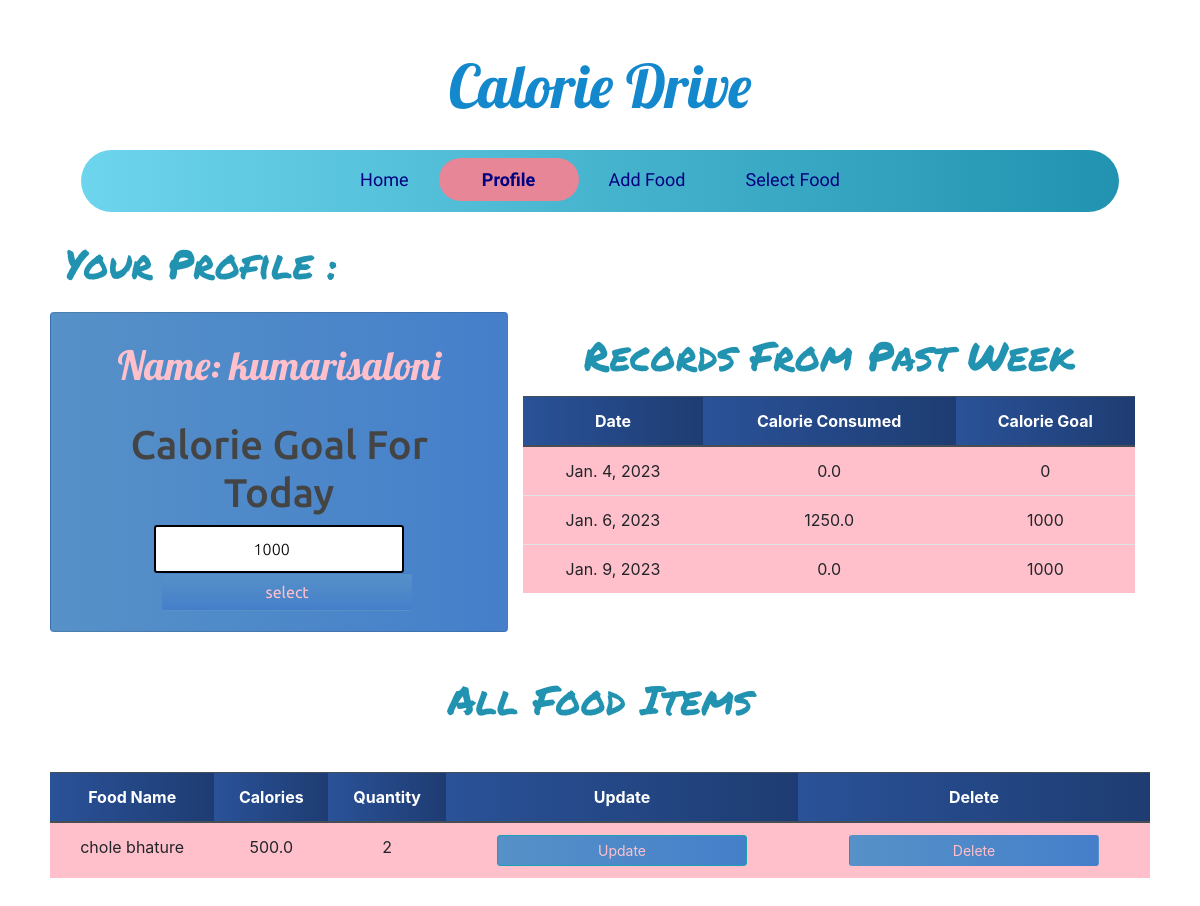
/profile/ (signed in), run on the app's committed database.
### calories/models.py (models this page shows, shortened)
class Profile(models.Model):
	person_of = models.ForeignKey(User,null=True,on_delete=models.CASCADE)
	calorie_count = models.FloatField(default=0,null=True,blank=True)
	food_selected = models.ForeignKey(Food,on_delete=models.CASCADE,null=True,blank=True)
	quantity = models.FloatField(default=0)
	total_calorie = models.FloatField(default=0,null=True)
	date = models.DateField(auto_now_add = True)
	calorie_goal = models.PositiveIntegerField(default=0)
	all_food_selected_today = models.ManyToManyField(Food,through='PostFood',related_name='inventory')

class Food(models.Model):
	name = models.CharField(max_length=200 ,null=False)
	quantity = models.PositiveIntegerField(null=False,default=0)
	calorie = models.FloatField(null=False,default=0)
	person_of = models.ForeignKey(User,null=True,on_delete=models.CASCADE)

### calories/views.py (the view)
# urls.py: path('profile/',ProfilePage,name='profile'),
@login_required
def ProfilePage(request):
	person = Profile.objects.filter(person_of=request.user).last()
	food_items = Food.objects.filter(person_of=request.user)
	form = ProfileForm(instance=person)
	if request.method == 'POST':
		form = ProfileForm(request.POST,instance=person)
		if form.is_valid():
			form.save()
			return redirect('profile')
	else:
		form = ProfileForm(instance=person)
	some_day_last_week = timezone.now().date() -timedelta(days=7)
	records=Profile.objects.filter(date__gte=some_day_last_week,date__lt=timezone.now().date(),person_of=request.user)
	context = {'form':form,'food_items':food_items,'records':records}
	return render(request, 'profile.html',context)

### calories/forms.py
class ProfileForm(forms.ModelForm):
	class Meta:
		model = Profile
		fields = ('calorie_goal',)

### templates/profile.html (shortened to what this page needs)
{% extends 'base.html' %}
{% block content %}
<div class="container-fluid">
    <h1 class="headline">Your Profile :</h1>
        <div class="row mt-4 mb-4">
            <div class="col-lg-5 card card-body">
            <div class="app-title">
                <h1 class="text-center profile-text mt-2">Name: {{ request.user }} </h1>
            </div>
            <form method="POST" action="" class="login-form pt-4">
                {% for field in form %}
                <h1>Calorie Goal For Today</h1>
                {{ field }}
                {% endfor %}
                <input class="btn login_btn profile-submit ml-3" type="submit" value="select">
            </form>
        </div>
        <div class="col-lg-7">
        <h1 class="text-center headline pb-2">Records From Past Week</h1>
        <table class="table text-center">
            <thead class="thead-dark">
                <tr>
                    <th scope="col">Date</th>
                    <th scope="col">Calorie Consumed</th>
                    <th scope="col">Calorie Goal</th>
                </tr>
            </thead>
            <tbody>
                {% for record in records %}
                <tr>
                    <td>{{ record.date }}</td>
                    <td>{{ record.total_calorie }}</td>
                    <td>{{ record.calorie_goal }}</td>
                </tr>
                {% endfor %}
            </tbody>
        </table>
    </div>
     </div>
    <h1 class="text-center headline">All Food Items</h1>
     <div class="row mt-5">
      <table class="table text-center">
            <thead class="thead-dark">
                <tr>
                    <th scope="col">Food Name</th>
                    <th scope="col">Calories</th>
                    <th scope="col">Quantity</th>
                    <th scope="col">Update</th>
                    <th scope="col">Delete</th>
                </tr>
            </thead>
            <tbody>
                {% for food in food_items %}
                <tr>
                    <td>{{ food.name }}</td>
                    <td>{{ food.calorie }}</td>
                    <td>{{ food.quantity }}</td>
                    <td><a class="btn btn-sm btn-info" href="{% url 'update_food' food.id %}">Update</a></td>
                    <td><a class="btn btn-sm " href="{% url 'delete_food' food.id %}">Delete</a></td>
                </tr>
                {% endfor %}
            </tbody>
        </table>
    </div>
</div>
{% endblock content %}

### templates/base.html (shortened to what this page needs)
<!DOCTYPE html>
{% load static %}
<html>
<head>
	<link href="{% static 'css/base.css' %}" rel="stylesheet">
	<link rel="stylesheet" href="https://stackpath.bootstrapcdn.com/bootstrap/4.5.2/css/bootstrap.min.css">
</head>
<body>
  <a href={% url "home" %}><h1 class="logo text-center">Calorie Drive</h1></a>
<nav id="navbar-primary" class="navbar navbar-expand-lg navbar-default active" role="navigation">
 <div class="container">
            <div class="collapse navbar-collapse" id="resNav">
            <ul class="navbar-nav justify-content-center">
              {% with url_name=request.resolver_match.url_name %}
              <li class="nav-item"><a class="nav-link  {% if url_name == 'home' %} active{% endif %}" href={% url "home" %}>Home</a></li>
              <li class="nav-item"><a class="nav-link {% if url_name == 'profile' %} active{% endif %}" href={% url "profile" %}>Profile</a></li>
              <li class="nav-item"><a class="nav-link {% if url_name == 'add_food' %} active{% endif %}" href={% url "add_food" %}>Add Food</a></li>
              <li class="nav-item"><a class="nav-link {% if url_name == 'select_food' %} active{% endif %}" href={% url "select_food" %}>Select Food</a></li>
              {% endwith %}
            </ul>
            </div>
 </div>
</nav>
        {% block content %}
        {% endblock content %}
</body>
</html>

### static/css/base.css (style rules this page uses)
a { text-decoration:none !important; }
.logo { font-family: 'Lobster', cursive; padding-top:0px; padding-bottom:12px; font-size: 60px; color: #1488CC; color: -webkit-linear-gradient(to right, #2B32B2, #1488CC); color: linear-gradient(to right, #2B32B2, #1488CC); }
#navbar-primary.navbar-default .navbar-nav { width: 100%; text-align: center; background: #2193b0; background: -webkit-linear-gradient(to right, #6dd5ed, #2193b0); background: linear-gradient(to right, #6dd5ed, #2193b0); border-radius: 100px ; }
#navbar-primary.navbar-default .navbar-nav > li { display: inline-block; float: none; vertical-align: top; padding-top: 8px; padding-bottom: 8px; font-family: 'Grandstander', cursive }
#navbar-primary.navbar-default .navbar-nav > li > a { padding-left: 30px; padding-right: 30px; color:#000080; font-size: 18px; text-decoration:none; }
ul.navbar-nav .nav-item:after { content: ''; display: block; height: 3px; color:#f10a44ea; width: 0; transition: width .5s ease, background-color .5s ease; }
.navbar-nav .nav-item > a.active { width: 140px; background: rgb(230, 134, 150) ; border-radius: 100px ; color: #pink !important; text-align: center; font-weight: bolder; display: block; text-decoration: none; }
body { font-family: Arial; background-color: #3498DB; padding: 50px; }
.app-title { text-align: center; color: #777; }
.login-form { text-align: center; }
input { text-align: center; border: 2px solid #000; border-radius: 3px; font-size: 16px; font-weight: 200; padding: 10px 0; width: 250px; transition: border .5s; }
.btn { background: #457fca; background: -webkit-linear-gradient(to right, #5691c8, #457fca); background: linear-gradient(to right, #5691c8, #457fca); color:pink !important; font-size: 16px; line-height: 25px; padding: 10px 0; text-decoration: none; text-shadow: none; border-radius: 3px; box-shadow: none; transition: 0.25s; display: block; width: 250px; margin: 0 auto; }
.card { background: #457fca; background: -webkit-linear-gradient(to right, #5691c8, #457fca); background: linear-gradient(to right, #5691c8, #457fca); color:#444 }
.card::before, .card::after { position: absolute; top: 0; right: 0; bottom: 0; left: 0; transform: scale3d(0, 0, 1); transition: transform .3s ease-out 0s; background: rgba(255, 255, 255, 0.1); content: ''; pointer-events: none; }
.card::before { transform-origin: left top; }
.card::after { transform-origin: right bottom; }
th { background: #1e3c72; background: -webkit-linear-gradient(to right, #2a5298, #1e3c72); background: linear-gradient(to right, #2a5298, #1e3c72); }
.card { font-family: 'Grandstander', cursive; font-family: 'Ubuntu', sans-serif; }
.headline { font-family: 'Permanent Marker', cursive; padding-top:20px; color: #2193b0; color: -webkit-linear-gradient(to right, #6dd5ed, #2193b0); color: linear-gradient(to right, #6dd5ed, #2193b0); }
.profile-text { color:pink; font-family: 'Lobster', cursive; }
.table { background-color: pink; color: #18AD7C; }
.profile-submit { background: #457fca; background: -webkit-linear-gradient(to bottom, #5691c8, #457fca); background: linear-gradient(to bottom, #5691c8, #457fca); }

### data on the page
Profile: form "1000", date "Jan. 9, 2023", total_calorie "0.0", calorie_goal "1000"
Profile: date "Jan. 4, 2023", total_calorie "0.0", calorie_goal "0"
Profile: date "Jan. 6, 2023", total_calorie "1250.0", calorie_goal "1000"
Food: name "chole bhature", calorie "500.0", quantity "2"

### other printed values
{{ request.user }} "kumarisaloni"
